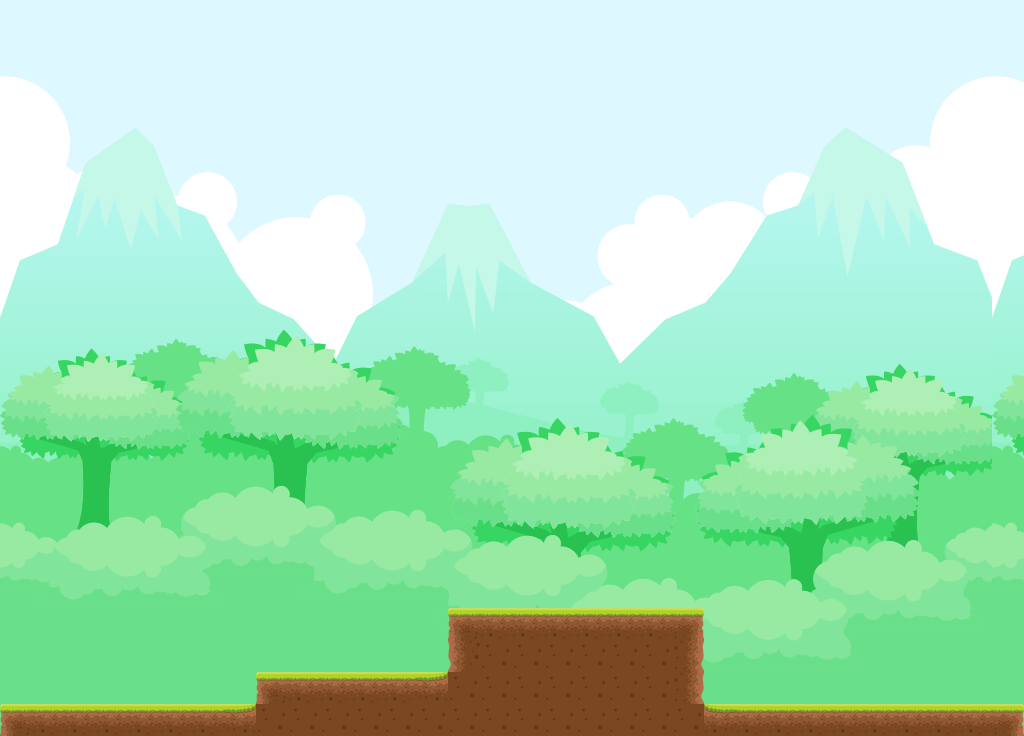

This is a level from a 2D game, rendered from its Tiled map with the project's own tilesets. A one-line summary and the map file follow, with tile-layer data summarised:
An orthogonal 32x23 tile map with 32x32 px tiles, 2 tile layers (base_layer, ground_layer), 2 tilesets and 4 objects.

<map version="1.8" tiledversion="1.8.5" orientation="orthogonal" renderorder="right-down" width="32" height="23" tilewidth="32" tileheight="32" infinite="0" nextlayerid="5" nextobjectid="5">
 <tileset firstgid="1" name="background" tilewidth="32" tileheight="32" tilecount="713" columns="31">
  <image source="../images/background.png" width="1000" height="750" />
 </tileset>
 <tileset firstgid="714" name="ground_tiles" tilewidth="32" tileheight="32" tilecount="18" columns="0">
  <grid orientation="orthogonal" width="1" height="1" />
  <tile id="0">
   <image width="32" height="32" source="../groundTiles/1.png" />
  </tile>
  <tile id="1">
   <image width="32" height="32" source="../groundTiles/2.png" />
  </tile>
  <tile id="2">
   <image width="32" height="32" source="../groundTiles/3.png" />
  </tile>
  <tile id="3">
   <image width="32" height="32" source="../groundTiles/4.png" />
  </tile>
  <tile id="4">
   <image width="32" height="32" source="../groundTiles/5.png" />
  </tile>
  <tile id="5">
   <image width="32" height="32" source="../groundTiles/6.png" />
  </tile>
  <tile id="6">
   <image width="32" height="32" source="../groundTiles/7.png" />
  </tile>
  <tile id="7">
   <image width="32" height="32" source="../groundTiles/8.png" />
  </tile>
  <tile id="8">
   <image width="32" height="32" source="../groundTiles/9.png" />
  </tile>
  <tile id="9">
   <image width="32" height="32" source="../groundTiles/10.png" />
  </tile>
  <tile id="10">
   <image width="32" height="32" source="../groundTiles/11.png" />
  </tile>
  <tile id="11">
   <image width="32" height="32" source="../groundTiles/12.png" />
  </tile>
  <tile id="12">
   <image width="32" height="23" source="../groundTiles/13.png" />
  </tile>
  <tile id="13">
   <image width="32" height="23" source="../groundTiles/14.png" />
  </tile>
  <tile id="14">
   <image width="32" height="23" source="../groundTiles/15.png" />
  </tile>
  <tile id="15">
   <image width="32" height="32" source="../groundTiles/16.png" />
  </tile>
  <tile id="16">
   <image width="32" height="25" source="../groundTiles/17.png" />
  </tile>
  <tile id="17">
   <image width="32" height="32" source="../groundTiles/18.png" />
  </tile>
 </tileset>
 <layer id="1" name="base_layer" width="32" height="23">
  <data>[736 cells, 736 non-empty, 713 distinct tile ids]</data>
 </layer>
 <layer id="3" name="ground_layer" width="32" height="23">
  <data>[736 cells, 62 non-empty, 8 distinct tile ids]</data>
 </layer>
 <objectgroup id="4" name="ground">
  <object id="1" x="448.005" y="608.096" width="256.022" height="127.698" />
  <object id="2" x="256.026" y="672.019" width="192.001" height="63.6102" />
  <object id="3" x="704.03" y="703.982" width="319.823" height="31.9129" />
  <object id="4" x="-0.0509125" y="703.991" width="255.99" height="31.9694" />
 </objectgroup>
</map>
